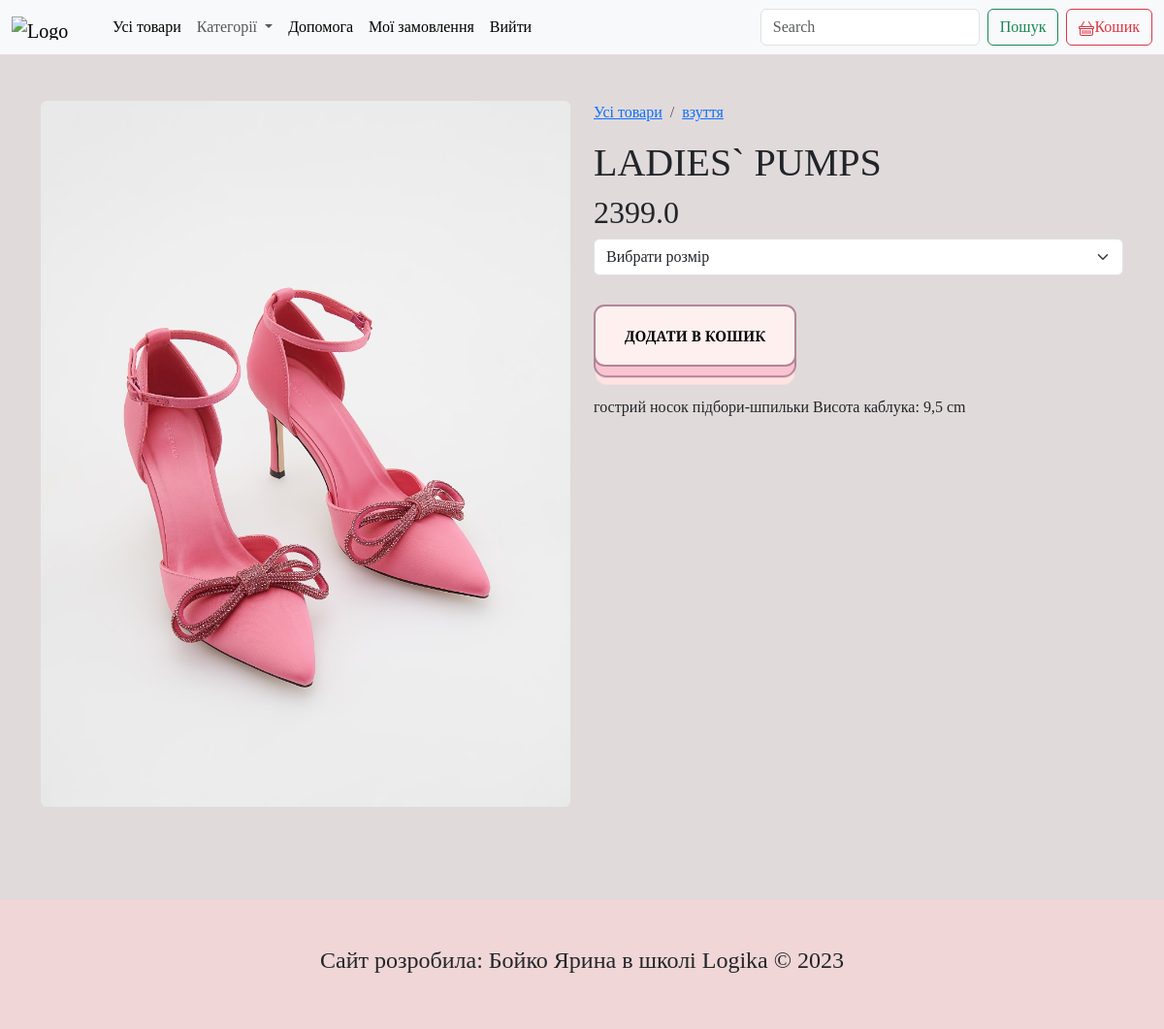
The app's page /item/2 with its own data.
### app.py (models this page shows)
class Item(db.Model):
    id = db.Column(db.Integer, primary_key=True)
    title = db.Column(db.String, nullable=False)
    price = db.Column(db.Float, default = 0)
    description = db.Column(db.Text)
    image = db.Column(db.String, nullable=False)
    category = db.Column(db.String)

### app.py (the view, shortened to what this page needs)
@app.route ("/item/<item_id>", methods = ['GET', 'POST'])  # Вказуємо url-адресу для виклику функції
def item_page(item_id):
    item = Item.query.get(item_id)
    cart_items = get_cart()
    return render_template("item.html", item = item, cart = cart_items)  # html-сторінка, що повертається у браузер

### app.py (called while the page is built)
def get_cart():
    cart_items = []
    if 'order_id' in session:
        order_id = session['order_id']
        order = Order.query.get(order_id)
        if order and order.status == "new":
            cart_items = db.session.query(OrderItem, Item).join(Item, OrderItem.item_id == Item.id).filter(OrderItem.order_id == order_id).all()
    return cart_items

### templates/item.html (shortened to what this page needs)
{% extends 'base.html' %}
{% block content %}
    <main class="container py-5">
        <div class="row">
            <div class="col-12 col-md-6"><img src="{{ url_for('static', filename='item_images/'+ item.image) }}" class="rounded img-fluid" alt="..."></div>
            <div class="col-12 col-md-6"><nav aria-label="breadcrumb">
                <ol class="breadcrumb">
                  <li class="breadcrumb-item"><a href="{{url_for('index')}}">Усі товари</a></li>
                  <li class="breadcrumb-item active" aria-current="page"><a href = "">{{item.category}}</a></li>
                </ol>
            </nav>
            <h1>{{item.title}}</h1>
            <h2>{{item.price}}</h2>
            <form action="" method = "POST">
            <select name = "size" required class="form-select" aria-label="Default select example">
                <option selected>Вибрати розмір</option>
              </select>
            <button type = "submit" class="add-card"> Додати в кошик</button>
        </form>
            <p>{{item.description}}</p></div>
        </div>
    </main>
  {% endblock content %}

### static/style.css (style rules this page uses)
body { background: rgb(225, 218, 218); font-family: 'Cormorant Garamond', serif; }
button.add-card { margin: 30px 0; position: relative; display: inline-block; cursor: pointer; outline: none; border: 0; vertical-align: middle; text-decoration: none; font-family: inherit; font-size: 15px; }
button.add-card { font-weight: 600; color: #000000; text-transform: uppercase; padding: 1.25em 2em; background: #fff0f0; border: 2px solid #b18597; border-radius: 0.75em; -webkit-transform-style: preserve-3d; transform-style: preserve-3d; -webkit-transition: background 150ms cubic-bezier(0, 0, 0.58, 1), -webkit-transform 150ms cubic-bezier(0, 0, 0.58, 1); transition: transform 150ms cubic-bezier(0, 0, 0.58, 1), background 150ms cubic-bezier(0, 0, 0.58, 1), -webkit-transform 150ms cubic-bezier(0, 0, 0.58, 1); }
button.add-card::before { position: absolute; content: ''; width: 100%; height: 100%; top: 0; left: 0; right: 0; bottom: 0; background: #f9c4d2; border-radius: inherit; -webkit-box-shadow: 0 0 0 2px #b18597, 0 0.625em 0 0 #ffe3e2; box-shadow: 0 0 0 2px #b18597, 0 0.625em 0 0 #ffe3e2; -webkit-transform: translate3d(0, 0.75em, -1em); transform: translate3d(0, 0.75em, -1em); transition: transform 150ms cubic-bezier(0, 0, 0.58, 1), box-shadow 150ms cubic-bezier(0, 0, 0.58, 1), -webkit-transform 150ms cubic-bezier(0, 0, 0.58, 1), -webkit-box-shadow 150ms cubic-bezier(0, 0, 0.58, 1); }

### records on screen
Item: image (picture), category "взуття", title "LADIES` PUMPS", price "2399.0", description "гострий носок підбори-шпильки Висота каблука: 9,5 cm"
